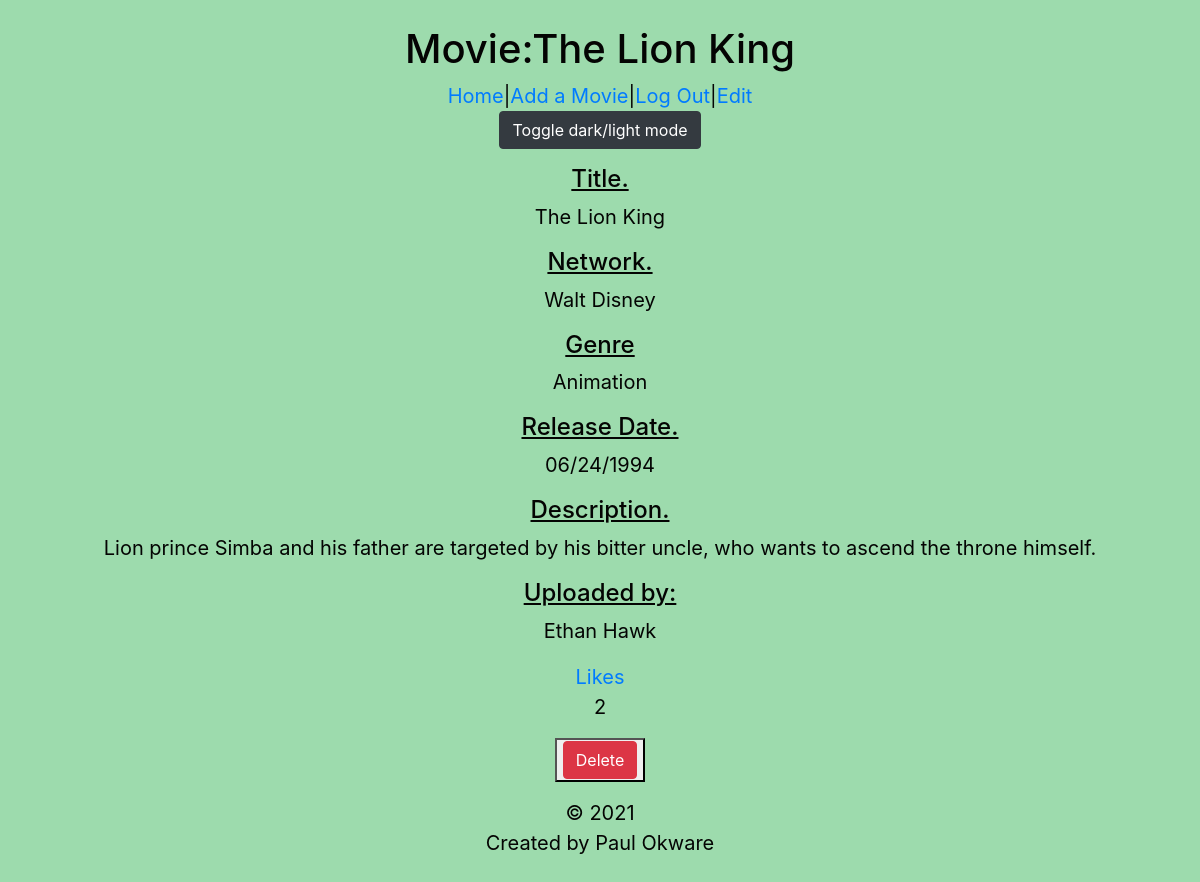
/dashboard/2, run on the app's committed database.
### soloProjectApp/models.py (models this page shows, shortened)
class Movie(models.Model):
    title = models.CharField(max_length=255)
    network = models.CharField(max_length=45)
    description = models.TextField(max_length=255)
    genre = models.CharField(max_length=45)
    release_date = models.DateTimeField()
    uploaded_by = models.ForeignKey(User,related_name ='movies_uploaded',on_delete=models.CASCADE)
    user_likes = models.ManyToManyField(User, related_name='liked_movies')
    created_at = models.DateTimeField(auto_now_add=True)
    updated_at = models.DateTimeField(auto_now=True)
    objects = MovieManager()

class User(models.Model):
    firstName = models.CharField(max_length=255)
    lastName = models.CharField(max_length=255)
    email = models.EmailField(unique=True)
    password = models.CharField(max_length=255)
    created_at = models.DateTimeField(auto_now_add=True)
    updated_at = models.DateTimeField(auto_now=True)
    objects = UserManager()

### soloProjectApp/views.py (the view)
# urls.py: path('dashboard/<int:movie_id>',views.movie),
def movie(request, movie_id):
    one_movie = Movie.objects.get(id=movie_id)
    context = {
        'movie': one_movie,
    }
    return render(request, 'movie.html',context)

### soloProjectApp/templates/movie.html (shortened to what this page needs)
<!DOCTYPE html>
<html lang="en">
<head>
    <link rel="stylesheet" href="https://cdn.jsdelivr.net/npm/bootstrap@4.6.0/dist/css/bootstrap.min.css">
    {% load static %}
    <link rel="stylesheet" href="{% static 'css/styles.css' %}">
</head>
<body>
    <header>
        <h1>Movie:{{movie.title}}</h1>
        <nav>
            <a href="/dashboard">Home</a>|<a href="/new">Add a Movie</a>|<a href="/logout">Log Out</a>|<a href="{{ movie.id }}/edit">Edit</a>
        </nav>
        <button type="button" class="btn btn-dark" onclick="myFunction()">Toggle dark/light mode</button>
    </header>
    <div class="main">
        <h4>Title.</h4>
        <p>{{ movie.title }}</p>
        <h4>Network.</h4>
        <p>{{ movie.network }}</p>
        <h4>Genre</h4>
        <p>{{movie.genre}}</p>
        <h4>Release Date.</h4>
        <p>{{ movie.release_date|date:"SHORT_DATE_FORMAT" }}</p>
        <h4>Description.</h4>
        <p>{{ movie.description }}</p>
        <h4>Uploaded by:</h4>
        <p>{{movie.uploaded_by.firstName}} {{movie.uploaded_by.lastName}}</p>
        <a href="/dashboard/{{movie.id}}/like">Likes</a>
        <p>{{ movie.user_likes.count}}</p>
        <button><a href="/dashboard/{{ movie.id }}/delete"role='button' class="btn btn-danger">Delete</a></button>
    </div>
</body>
<footer>
    &copy; <span id="year">2021</span>
    <p>Created by Paul Okware</p>
</footer>
</html>

### soloProjectApp/static/css/styles.css (style rules this page uses)
body { margin: 0; padding: 25px; background-color: #9DDBAD; background-image: url("https://www.transparenttextures.com/patterns/purty-wood.png"); color: #040403; font-size: 20px; }
h4 { text-decoration: underline; }
.main { display: flex; flex-direction: column; justify-content: space-evenly; align-items: center; padding: 1rem; }
header { text-align: center; }
footer { text-align: center; }

### data on the page
Movie: title "The Lion King", network "Walt Disney", genre "Animation", release_date "06/24/1994", description "Lion prince Simba and his father are targeted by his bitter uncle, who wants to ascend the throne himself.", uploaded_by.firstName "Ethan", uploaded_by.lastName "Hawk", user_likes.count "2"
